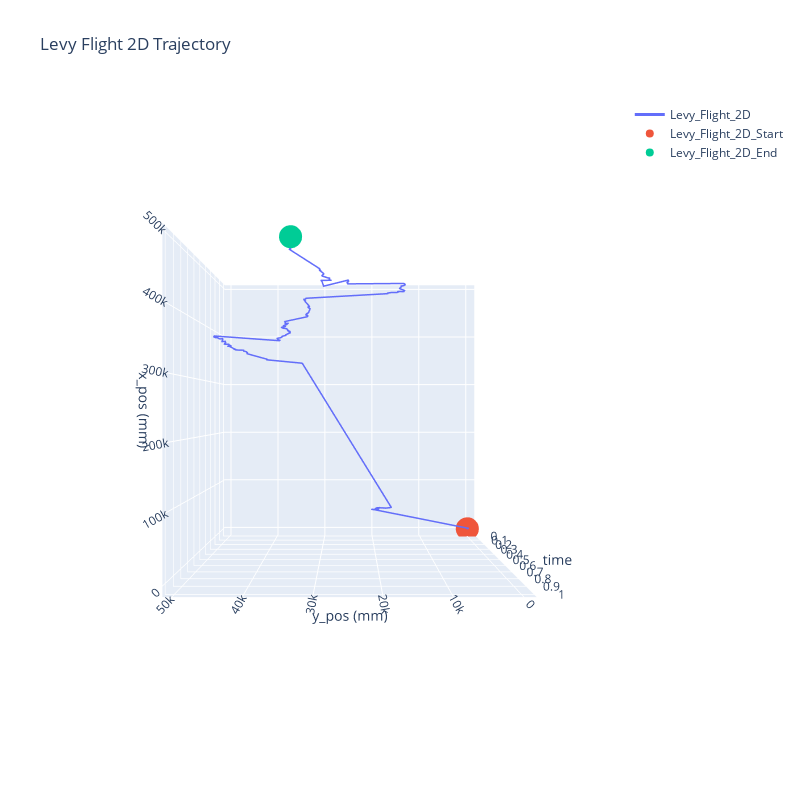

The cell this chart's notebook holds for it:
### Code cell
# Initial Params
n_steps = 10000
s_pos = [0,0]
levy_exp = 0.7
beta = 0

# Generate the plot figure
fig_levy_flight_3d = go.Figure()

# Call function to create the 3d plot  
plot_levy_trajectory(fig_levy_flight_3d, s_pos, n_steps, levy_exp, beta)
fig_levy_flight_3d.show()

### Figure 1 — Plotly figure (JSON) as saved in the notebook; plotly's stock layout.template omitted (floating-point values rounded to 4 significant figures; data arrays with more than 128 entries replaced by an {"elided": "..."} marker saying what was removed)
{"data": [{"line": {"width": 3}, "mode": "lines", "name": "Levy_Flight_2D", "showlegend": true, "type": "scatter3d", "x": {"elided": "10000 float values"}, "y": {"elided": "10000 float values"}, "z": {"elided": "10000 float values"}}, {"mode": "markers", "name": "Levy_Flight_2D_Start", "showlegend": true, "type": "scatter3d", "x": [0], "y": [0], "z": [0]}, {"mode": "markers", "name": "Levy_Flight_2D_End", "showlegend": true, "type": "scatter3d", "x": [493200.0], "y": [33320.0], "z": [1]}], "layout": {"autosize": false, "height": 800, "scene": {"camera": {"center": {"x": 0, "y": 0, "z": 0}, "eye": {"x": 0, "y": 0, "z": 2.5}}, "xaxis": {"title": {"text": "x_pos (mm)"}}, "yaxis": {"title": {"text": "y_pos (mm)"}}, "zaxis": {"nticks": 20, "title": {"text": "time"}}}, "title": {"text": "Levy Flight 2D Trajectory"}, "width": 800}}
